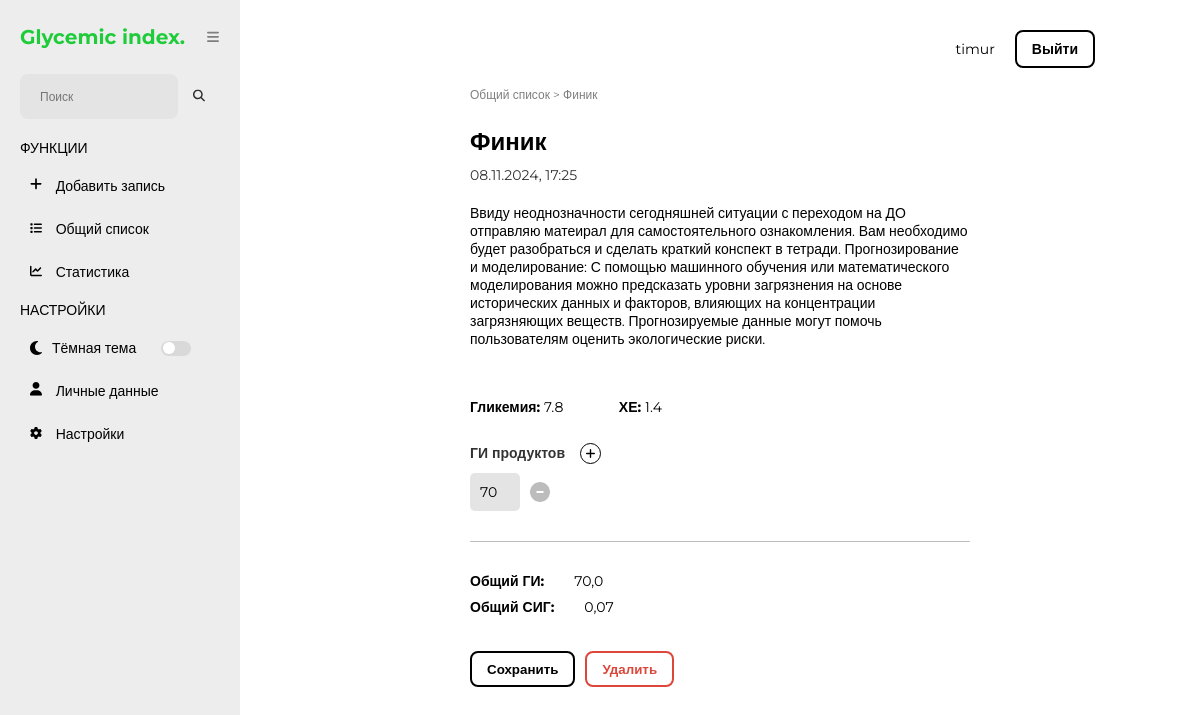
The page /gi-webapp/note/73/ (signed in) on the database its author committed.
### glycemic_index_app/models.py (models this page shows, shortened)
class CustomUser(AbstractUser):
    rcg = models.TextField(blank=True, default='0.01|0.02|0.03|0.04|0.05|0.06|0.07|0.08|0.09|0.1')
    absorption_time = models.TextField(blank=True, default='100|90|80|70|60|50|40|30|20|10')
    bu_index = models.TextField(blank=True, default='2.5')

class Note(models.Model):
    title = models.CharField(max_length=300)
    content = models.TextField(blank=True)
    created_at = models.DateTimeField(auto_now_add=True)
    glycemia = models.FloatField()
    bread_units = models.FloatField(blank=True)
    glycemic_index = models.CharField(max_length=500)
    general_gi = models.FloatField()
    general_rcg = models.FloatField()
    graph = models.TextField()
    user = models.ForeignKey(CustomUser, on_delete=models.CASCADE)
    class Meta:
        verbose_name = 'Note'
        verbose_name_plural = 'Notes'
        ordering = ['-created_at']

### glycemic_index_app/views.py (the view)
# urls.py: path('note/<int:pk>/', detail, name='note_detail'),
@login_required(login_url='glycemic_index_app:login')
def detail(request, pk):
    notes = get_object_or_404(Note, pk=pk)
    if request.method == 'POST':
        form = EditingForm(request.POST, instance=notes)
        if form.is_valid():
            form.save()
            return redirect('glycemic_index_app:main')  # перенаправление на страницу с записью после сохранения
    else:
        form = EditingForm(instance=notes)
    context = {'notes': notes, 'list': notes.glycemic_index.split(","), 'title': 'Запись', 'name': 'detail', 'form': form}
    return render(request, 'glycemic_index_app/components/detail.html', context=context)

### glycemic_index_app/templatetags/sidebar_active.py (called while the page is built)
@register.simple_tag
def is_active(name, current_name):
    return 'active' if name == current_name else ''

### glycemic_index_app/templates/glycemic_index_app/components/detail.html (shortened to what this page needs)
{% extends '../base.html' %}
{% load static %}
{% block link %}
<link rel="stylesheet" href="{% static 'glycemic_index_app/css/detail.css' %}">
{% endblock %}
{% block main %}
<div class="main-inner">
    <span class="main-title">Общий список > {{ notes.title }}</span>
    <div class="main-note">
        <form action="" id="add-form" method="post">
            {{ form.title }}
            <div class="note-date">{{ notes.created_at|date:"d.m.Y, H:i" }}</div>
            {{ form.content }}
            <div class="note-flex">
                <span class="note-glycemia"><b>Гликемия:</b> {{ form.glycemia }}</span>
                <span class="note-xe"><b>ХЕ:</b> {{ form.bread_units }}</span>
            </div>
            <div class="note-GI">
                <div class="note-GI-title">
                    <h3>ГИ продуктов</h3>
                    <button class="note-add-button" onclick="addFn()" type="button">
                    </button>
                </div>
                <div class="note-GI-list" id="note-GI-list">
                    {% for item in list %}
                        <div class="form-GI-wrapper">
                            <input type="number" min="0" max="150" name="glycemic-index" class="form-GI" value="{{ item }}">
                            <button class="minus-button" onclick="delNode(this)" type="button"></button>
                        </div>
                    {% endfor %}
                </div>
            </div>
            <div class="conclusion-info">
                <div class="conclusion-line">
                    <span class="conclusion-title">Общий ГИ:</span>
                    <span>{{ notes.general_gi }}</span>
                </div>
                <div class="conclusion-line">
                    <span class="conclusion-title">Общий СИГ:</span>
                    <span>{{ notes.general_rcg }}</span>
                </div>
            </div>
            <div class="buttons">
                <button class="note-button" type="submit">Сохранить</button>
                <button id="openModalBtn" type="button">Удалить</button>
            </div>
        </form>
    </div>
</div>
{% endblock %}

### glycemic_index_app/templates/glycemic_index_app/base.html (shortened to what this page needs)
{% load static %}
{% load sidebar_active %}
<!DOCTYPE html>
<html lang="en">
<head>
    <link rel="stylesheet" href="{% static 'glycemic_index_app/css/default.css' %}">
    {% block link %}
    {% endblock %}
</head>
<body>
    <header class="header">
        <div class="header-countainer">
            <div class="header-inner">
                {% if user.is_authenticated %}
                    <span class="header-name">{{ user.username }}</span>
                    <a href="{% url 'glycemic_index_app:logout' %}" class="account_button">Выйти</a>
                {% else %}
                <a href="{% url 'glycemic_index_app:signup' %}" class="account_button">Создать аккаунт</a>
                    <a href="{% url 'glycemic_index_app:login' %}" class="account_button login">Войти</a>
                {% endif %}
            </div>
        </div>
    </header>
    <section class="sidebar" id="sidebar">
        <div class="logo-wrapper">
            <a href="{% url 'glycemic_index_app:main' %}" class="logo">Glycemic index.</a>
            <button class="menu-button">
            </button>
        </div>
        <form action="" class="search-bar-wrapper" method="GET">
            <div class="input-wrapper">
                <input type="text" name="q" class="search-bar" placeholder="Поиск">
                <button class="search-button" type="submit">
                </button>
            </div>
        </form>
        <div class="funcs">
            <span class="side-title">Функции</span>
            <ul>
                <li class="side-item {% is_active 'add' name %}">
                    <a href="{% url 'glycemic_index_app:add' %}" class="side-item-text">
                        <span>Добавить запись</span>
                    </a>
                </li>
                <li class="side-item {% is_active 'main' name %}">
                    <a href="{% url 'glycemic_index_app:main' %}" class="side-item-text">
                        <span>Общий список</span>
                    </a>
                </li>
                <li class="side-item {% is_active 'stat' name %}">
                    <a href="{% url 'glycemic_index_app:stat' %}" class="side-item-text">
                        <span>Статистика</span>
                    </a>
                </li>
            </ul>
        </div>
        <div class="sets">
            <span class="side-title">Настройки</span>
            <ul>
                <li class="side-item theme">
                    <span>Тёмная тема</span>
                    <label for="theme" class="theme-button"></label>
                </li>
                <li class="side-item {% is_active 'personal_data' name %}">
                    <a href="{% url 'glycemic_index_app:personal_data' %}" class="side-item-text">
                        <span>Личные данные</span>
                    </a>
                </li>
                <li class="side-item {% is_active 'settings' name %}">
                    <a href="{% url 'glycemic_index_app:setts' %}" class="side-item-text">
                        <span>Настройки</span>
                    </a>
                </li>
            </ul>
        </div>
    </section>
    <main class="main">
        {% block main %}
        {% endblock %}
    </main>
</body>
</html>

### glycemic_index_app/static/glycemic_index_app/css/default.css (style rules this page uses)
html { box-sizing: border-box; }
* { margin: 0; padding: 0; box-sizing: border-box; font-family: "Montserrat", sans-serif; }
:root { --color-primary: #1ECB39; --color-body: #ffff; --color-input: #E4E4E4; --color-text: #000000; --color-button: #000000; --color-toggle: #FFFFFF; --color-menu: #7E7E7E; --color-bg-50: #EDEDED; --color-bg-100: #EDEDED; --color-bg-200: #D9D9D9; --color-bg-300: #E1E1E1; --color-bg-400: #BCBCBC; --color-bg-500: #222222; --sidebar-width: 240px; }
li { list-style-type: none; }
ul { margin-left: 0; padding-left: 0; }
body { color: var(--color-text); height: 100vh; display: grid; grid-template-columns: var(--sidebar-width) 1fr; grid-template-rows: 85px 1fr; grid-template-areas: 'side header' 'side main'; font-size: 14px; background-color: var(--color-body); }
a { text-decoration: none; color: var(--color-text); }
button { color: var(--color-text); font-weight: bold; border: 2px solid var(--color-button); border-radius: 8px; background: transparent; padding: 8px 15px; cursor: pointer; transition: all linear .1s; }
.header { grid-column: 2 / 3; grid-row: 1 / 2; grid-area: header; }
.account_button { display: block; color: var(--color-text); font-weight: bold; border: 2px solid var(--color-button); border-radius: 8px; background: transparent; padding: 8px 15px; cursor: pointer; margin-right: 10px; transition: all linear .1s; }
.account_button:last-child { margin-right: 0; }
.header-countainer { padding: 0 105px; }
.header-inner { padding: 30px 0; display: flex; justify-content: end; align-items: center; }
.header-name { margin-right: 20px; }
input, textarea { color: var(--color-text); border: 0; border-radius: 8px; font-size: 12px; background-color: var(--color-input); outline: none; padding: 15px 10px; }
.sidebar { width: 240px; background-color: var(--color-bg-100); position: fixed; height: 100vh; grid-column: 1 / 2; grid-row: 1 / 3; grid-area: side; z-index: 1000; padding: 25px 20px; transition: all .2s linear; }
.input-wrapper { display: flex; justify-content: space-between; align-items: center; margin-top: 25px; }
.search-bar { width: 80%; background-color: var(--color-input); padding-right: 40px; padding-left: 20px; }
.search-button { border: 0; }
.menu-button { border: transparent; background-color: transparent; padding: 0; margin-left: 18px; }
.logo { font-size: 20px; color: var(--color-primary); font-weight: bold; }
.funcs { margin-top: 20px; }
.side-title { display: block; color: var(--color-text); text-transform: uppercase; margin: 10px 0; }
.side-item { color: var(--color-text); margin: 5px 0; display: flex; border-radius: 10px; transition: all .2s linear; }
.side-item.theme { padding: 10px 10px 10px 10px; }
.side-item-text { width: 100%; padding: 10px 10px 10px 10px; }
.side-item-text { transition: all linear 0.1s; }
.side-icons { fill: var(--color-text); margin-right: 10px; transition: all linear 0.1s; }
.side-item.theme { color: var(--color-text); display: flex; align-items: center; }
.theme-button { background-color: var(--color-bg-200); width: 30px; height: 15px; border-radius: 30px; cursor: pointer; position: relative; margin-left: 25px; transition: all linear .1s; }
.theme-button::before { position: absolute; content: ''; background-color: var(--color-toggle); width: 12px; height: 12px; border-radius: 15px; margin-left: 2px; margin-top: 1.5px; transition: all linear .1s; }
.main { grid-area: main; padding-bottom: 80px; }
.main-title { font-size: 12px; opacity: .5; }
.main-inner { max-width: 500px; margin: auto; }

### rows shown on the page
CustomUser: username "timur"
Note: title "Финик", created_at "08.11.2024, 17:25", content "Ввиду неоднозначности сегодняшней ситуации с переходом на ДО отправляю матеирал для самостоятельного ознакомления. Вам необходимо будет разобраться и сделать краткий конспект в тетради. Прогнозирование и моделирование: С помощью машинного обучения или математического моделирования можно предсказать уровни загрязнения на основе исторических данных и факторов, влияющих на концентрации загрязняющих веществ. Прогнозируемые данные могут помочь пользователям оценить экологические риски.", glycemia "7.8", bread_units "1.4", list "70", general_gi "70,0", general_rcg "0,07"
